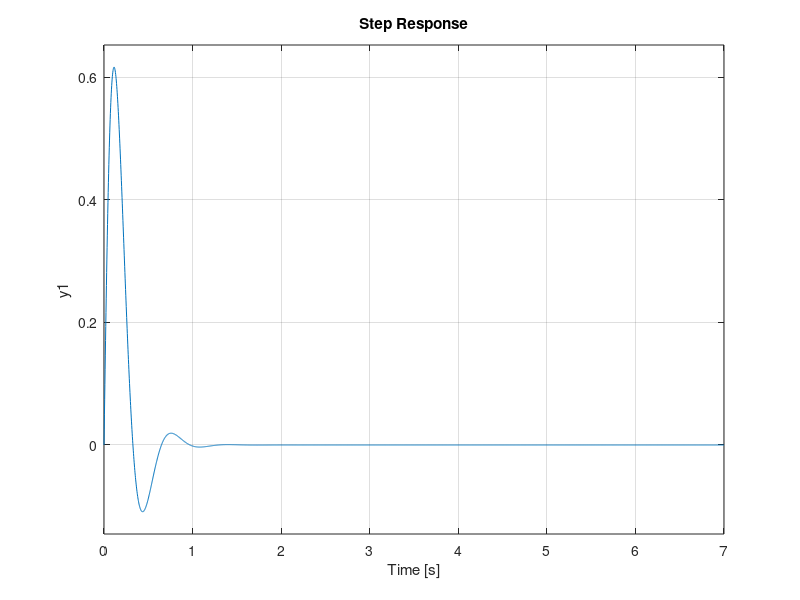
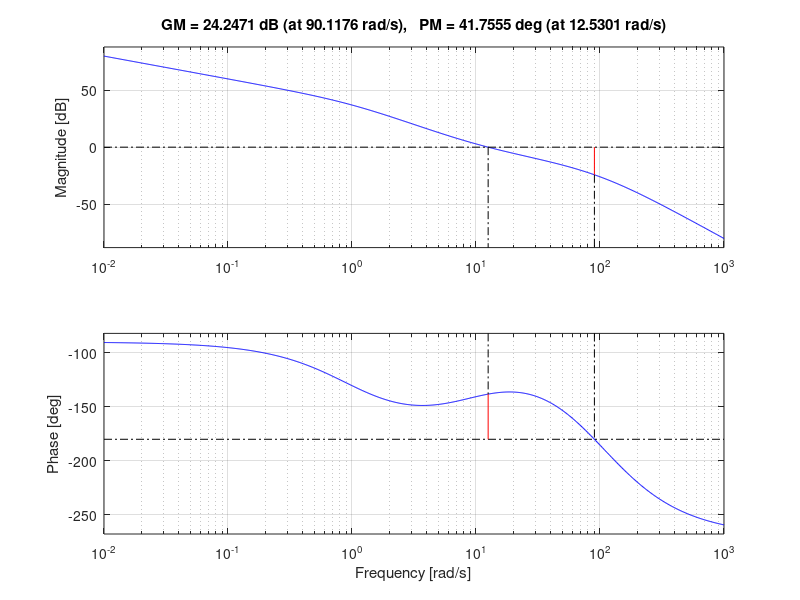

Reproduce these figures in MATLAB, in order. (Note: this script raises an error after producing the figures.)
%% 4.2 Disturbance Attenuation
% Setup
s = tf('s');
G = 20/((s+1)*((s/20)^2 + s/20 +1));
G_d = 10/(s+1);

[Gm,Pm,Wcg,Wcp] = margin(G_d);

%% 4.2.1
% Improper Design
F_y_1 = G^-1 * ((Wcp)/s);

% Proper Design
% Pole to make it proper
pole_place = 10*Wcp;
F_y_2 = F_y_1*(pole_place^2/(s+pole_place)^2);
ol = F_y_2*G;

margin(ol);

d_to_y = G_d/(1+F_y_2*G);

figure(1);
margin(d_to_y);

figure(2);
step(d_to_y)

%% 4.2.2
% Improper Design
wI = Wcp;
F_y_3 = ((s+wI)/s) * G_d/G;

ol_3 = F_y_3*G;
cl_3 = G_d/(1+ol_3);


% Proper Design (need to add two poles)
pole_placement = 10*wI;
F_y_4 = F_y_3 * (pole_placement)^2/(s+pole_placement)^2;

ol_4 = F_y_4 * G;

cl_4 = G_d / (1+ol_4);

clf();
figure(1);
step(cl_4);

figure(2);
margin(ol_4)


%% 4.2.3
tau = 0.135;
Fr = 1/(1+tau*s);

Fy = F_y_4;
G = G;
Gd = G_d;

ol = Fy*G;

%lead compensation

wc_desired = 12;
pm_desired = 60;

beta = 0.85;
tau_d = 1/(wc_desired*sqrt(beta));

F_lead = (tau_d*s + 1)/(beta*tau_d*s + 1);

% Solve for K
gain = evalfr(G*F_lead*Fy,wc_desired*1i);
K = 1/norm(gain);
% K = 0.75;

F_lead = K*F_lead;

Fy_lead = F_lead*Fy;

% end lead compensation

ol = Fy_lead*G;
cl = Fr*(ol)/(1+ol);

S = 1/(1+ol);
T = 1-S;
u_r = Fy_lead*Fr*S;
u_d = Fy_lead*Gd*S;


clf('reset');

% Check specs for r -> y
figure(1);
step(cl); grid on;
title('Step Response of Output due to Reference'); xlabel('Time'); ylabel('y'); grid on;

figure(2);
margin(ol);

stepinfo(cl)

% Check specs for u -> y
[step_u_r,time_r] = step(u_r, 0.6);
[step_u_d,time_d] = step(u_d, 0.6);
step_u_rd = step_u_r + step_u_d;
time = time_r;

figure(3);
hold on
plot(step(u_r),'b');
plot(step(u_d),'r');
plot(step_u_rd,'k');
hold off
title('Step Response of Input');
xlabel('Time'); ylabel('u'); ylim([0,1.2]); grid on;
legend('Response to Reference Step of 1', 'Response to Disturbance Step of -1', 'Response to Reference & Disturbance Steps of 1 & -1')

% Check specs for d -> y
figure(4);
d_to_y = Gd/(1+ol);
step(d_to_y)
hold on
title('Step Response of Output due to Disturbance');
xlabel('Time');
ylabel('y');
grid on;
hold off

% Check Sensitivity and Complementary Sensitivity
figure(5);
hold on;
bode(S);
bode(T);
hold off;
title('Bode Diagram of S and T');
legend('Sensitivity, S', 'Complementary Sensitivity, T')

[Gm_pls,Pm_pls,Wcg_pls,Wc_pls] = margin(S);
Wc_pls



